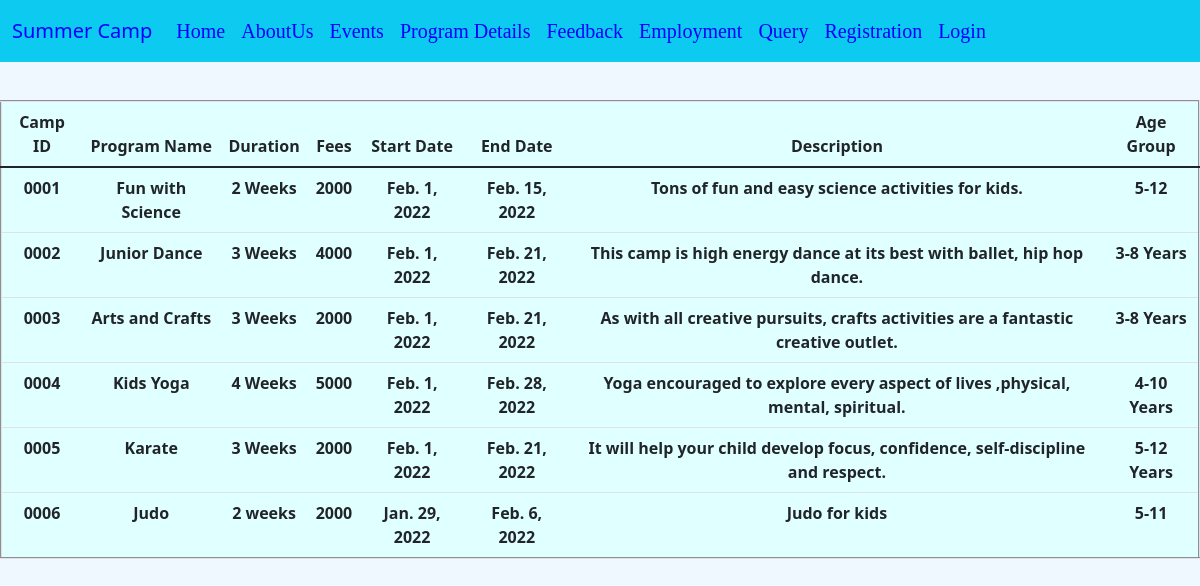
Screenshot of /program with the database file from the repository.
### summercamp/models.py (models this page shows, shortened)
class Program_detail(models.Model):
    Summercamp_Id=models.CharField(max_length=30)
    Program_Id=models.AutoField(primary_key=True)
    ProgramName=models.CharField(max_length=100,null=False)
    Duration=models.CharField(max_length=20,null=False)
    Fees=models.CharField(max_length=30,null=False)
    StartDate=models.DateField(default=timezone.now)
    EndDate=models.DateField(default=timezone.now)
    Description=models.TextField(default=timezone.now)
    AgeGroup=models.CharField(max_length=20,null=False)

### summercamp/views.py (the view)
# urls.py: path('program',views.program,name="program")
def program(request):
    program_set=Program_detail.objects.all()
    context={"programinfo":program_set}
    return render(request,"summercamp/program.html",context)

### summercamp/templates/summercamp/program.html (shortened to what this page needs)
<!DOCTYPE html>
<html lang="en">
<head>
    <link href="https://cdn.jsdelivr.net/npm/bootstrap@5.1.3/dist/css/bootstrap.min.css" rel="stylesheet">
</head>
<body style="background-color:aliceblue;">
  {%include 'summercamp/header.html' %}
    <table class="table" style="margin-top:1cm;text-align: center;background-color:lightcyan;" border="2">
        <thead>
          <tr>
            <th scope="col">Camp ID</th>
            <th scope="col">Program Name</th>
            <th scope="col">Duration</th>
            <th scope="col">Fees</th>
            <th scope="col">Start Date</th>
            <th scope="col">End Date</th>
            <th scope="col">Description</th>
            <th scope="col">Age Group</th>
          </tr>
        </thead>
        {% for p in programinfo %}
        <tr>
            <th>{{p.Summercamp_Id}}</th>
            <th>{{p.ProgramName}}</th>
            <th>{{p.Duration}}</th>
            <th>{{p.Fees}}</th>
            <th>{{p.StartDate}}</th>
            <th>{{p.EndDate}}</th>
            <th>{{p.Description}}</th>
            <th>{{p.AgeGroup}}</th>
        </tr>
        {%endfor%}
      </table>
</body>
</html>

### rows the page displays
Program_detail: Summercamp_Id "0001", ProgramName "Fun with Science", Duration "2 Weeks", Fees "2000", StartDate "Feb. 1, 2022", EndDate "Feb. 15, 2022", Description "Tons of fun and easy science activities for kids.", AgeGroup "5-12"
Program_detail: Summercamp_Id "0002", ProgramName "Junior Dance", Duration "3 Weeks", Fees "4000", StartDate "Feb. 1, 2022", EndDate "Feb. 21, 2022", Description "This camp is high energy dance at its best with ballet, hip hop dance.", AgeGroup "3-8 Years"
Program_detail: Summercamp_Id "0003", ProgramName "Arts and Crafts", Duration "3 Weeks", Fees "2000", StartDate "Feb. 1, 2022", EndDate "Feb. 21, 2022", Description "As with all creative pursuits, crafts activities are a fantastic creative outlet.", AgeGroup "3-8 Years"
Program_detail: Summercamp_Id "0004", ProgramName "Kids Yoga", Duration "4 Weeks", Fees "5000", StartDate "Feb. 1, 2022", EndDate "Feb. 28, 2022", Description "Yoga encouraged to explore every aspect of lives ,physical, mental, spiritual.", AgeGroup "4-10 Years"
Program_detail: Summercamp_Id "0005", ProgramName "Karate", Duration "3 Weeks", Fees "2000", StartDate "Feb. 1, 2022", EndDate "Feb. 21, 2022", Description "It will help your child develop focus, confidence, self-discipline and respect.", AgeGroup "5-12 Years"
Program_detail: Summercamp_Id "0006", ProgramName "Judo", Duration "2 weeks", Fees "2000", StartDate "Jan. 29, 2022", EndDate "Feb. 6, 2022", Description "Judo for kids", AgeGroup "5-11"
